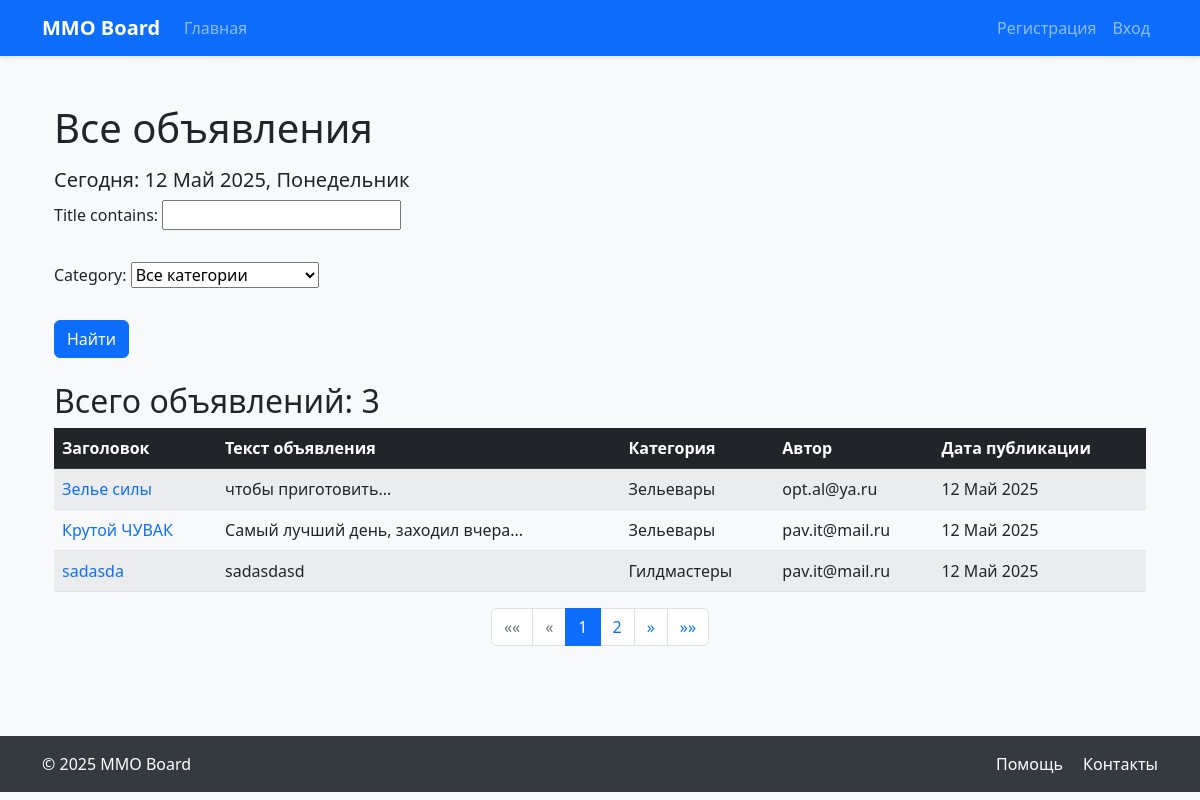
The app's page /article/ with its own data.
### mmo_board/models.py (models this page shows, shortened)
class Article(models.Model):
    author = models.ForeignKey(User, on_delete=models.CASCADE)
    article_time = models.DateTimeField(auto_now_add=True)
    title = models.CharField(max_length=120)
    text = models.TextField()
    category = models.ForeignKey(Category, on_delete=models.CASCADE)
    upload = models.FileField(upload_to='uploads/')

class Category(models.Model):
    TYPE = (
        ('tank', 'Танки'),
        ('heal', 'Хилы'),
        ('dd', 'ДД'),
        ('buyers', 'Торговцы'),
        ('gildemaster', 'Гилдмастеры'),
        ('quest', 'Квестгиверы'),
        ('smith', 'Кузнецы'),
        ('tanner', 'Кожевники'),
        ('potion', 'Зельевары'),
        ('spellmaster', 'Мастера заклинаний'),
    )
    name = models.CharField(max_length=30, choices=TYPE, unique=True)
    def __str__(self):
        return self.get_name_display()

class User(AbstractUser):
    username = None
    email = models.EmailField(_('email address'), unique=True)
    confirmation_code = models.CharField(max_length=6, blank=True)
    is_confirmed = models.BooleanField(default=False)
    date_joined = models.DateTimeField(auto_now_add=True)
    USERNAME_FIELD = 'email'
    REQUIRED_FIELDS = []
    objects = UserManager()
    class Meta:
        verbose_name = _('user')
        verbose_name_plural = _('users')

### mmo_board/views.py (the view)
# urls.py: path('', ArticleList.as_view(), name='article_list'),
class ArticleList(ListView):
    model = Article
    ordering = '-article_time'
    template_name = 'articles.html'
    context_object_name = 'articles'
    paginate_by = 3
    def get_queryset(self):
        queryset = super().get_queryset()
        self.filterset = ArticleFilter(self.request.GET, queryset)
        return self.filterset.qs
    def get_context_data(self, **kwargs):
        context = super().get_context_data(**kwargs)
        context['time_now'] = datetime.utcnow()
        context['filterset'] = self.filterset
        return context

### templates/articles.html (shortened to what this page needs)
{% extends 'flatpages/default.html' %}
{% block content %}
<div class="container my-4">
    <h1 class="mb-3">Все объявления</h1>
    <h5>Сегодня: {{ time_now|date:"d M Y, l" }}</h5>
    <form method="get" class="mb-4">
        <div class="row g-3 align-items-center">
            {{ filterset.form.as_p }}
            <div class="col-auto">
                <button type="submit" class="btn btn-primary">Найти</button>
            </div>
        </div>
    </form>
    <h2>Всего объявлений: {{ articles|length }}</h2>
    {% if articles %}
    <div class="table-responsive">
        <table class="table table-striped table-hover align-middle">
            <thead class="table-dark">
                <tr>
                    <th>Заголовок</th>
                    <th>Текст объявления</th>
                    <th>Категория</th>
                    <th>Автор</th>
                    <th>Дата публикации</th>
                </tr>
            </thead>
            <tbody>
                {% for article in articles %}
                <tr>
                    <td><a href="{% url 'article_detail' pk=article.id %}" class="text-decoration-none">{{ article.title }}</a></td>
                    <td>{{ article.text|truncatewords:20 }}</td>
                    <td>{{ article.category.get_name_display }}</td>
                    <td>{{ article.author.email }}</td>
                    <td>{{ article.article_time|date:"d M Y" }}</td>
                </tr>
                {% endfor %}
            </tbody>
        </table>
    </div>
    {% else %}
        <div class="alert alert-warning" role="alert">
            Объявлений нет!
        </div>
    {% endif %}
    {% if is_paginated %}
    <nav aria-label="Page navigation">
        <ul class="pagination justify-content-center">
            {% if page_obj.has_previous %}
            <li class="page-item">
                <a class="page-link" href="?page=1" aria-label="Первая">
                    <span aria-hidden="true">&laquo;&laquo;</span>
                </a>
            </li>
            <li class="page-item">
                <a class="page-link" href="?page={{ page_obj.previous_page_number }}" aria-label="Предыдущая">
                    <span aria-hidden="true">&laquo;</span>
                </a>
            </li>
            {% else %}
            <li class="page-item disabled"><span class="page-link">&laquo;&laquo;</span></li>
            <li class="page-item disabled"><span class="page-link">&laquo;</span></li>
            {% endif %}
            {% for num in paginator.page_range %}
                {% if num >= page_obj.number|add:'-2' and num <= page_obj.number|add:'2' %}
                    {% if num == page_obj.number %}
                        <li class="page-item active" aria-current="page"><span class="page-link">{{ num }}</span></li>
                    {% else %}
                        <li class="page-item"><a class="page-link" href="?page={{ num }}">{{ num }}</a></li>
                    {% endif %}
                {% elif num == 1 or num == paginator.num_pages %}
                    <li class="page-item"><a class="page-link" href="?page={{ num }}">{{ num }}</a></li>
                {% elif num == page_obj.number|add:'-3' or num == page_obj.number|add:'3' %}
                    <li class="page-item disabled"><span class="page-link">...</span></li>
                {% endif %}
            {% endfor %}
            {% if page_obj.has_next %}
            <li class="page-item">
                <a class="page-link" href="?page={{ page_obj.next_page_number }}" aria-label="Следующая">
                    <span aria-hidden="true">&raquo;</span>
                </a>
            </li>
            <li class="page-item">
                <a class="page-link" href="?page={{ paginator.num_pages }}" aria-label="Последняя">
                    <span aria-hidden="true">&raquo;&raquo;</span>
                </a>
            </li>
            {% else %}
            <li class="page-item disabled"><span class="page-link">&raquo;</span></li>
            <li class="page-item disabled"><span class="page-link">&raquo;&raquo;</span></li>
            {% endif %}
        </ul>
    </nav>
    {% endif %}
</div>
{% endblock content %}

### templates/flatpages/default.html (style rules this page uses)
body { background-color: #f8f9fa; }

### records on screen
Article: title "Зелье силы", text "чтобы приготовить...", category.name "Зельевары", author.email "opt.al@ya.ru", article_time "12 Май 2025"
Article: title "Крутой ЧУВАК", text "Самый лучший день, заходил вчера...", category.name "Зельевары", author.email "pav.it@mail.ru", article_time "12 Май 2025"
Article: title "sadasda", text "sadasdasd", category.name "Гилдмастеры", author.email "pav.it@mail.ru", article_time "12 Май 2025"

### other values on screen
{{ time_now|date:"d M Y, l" }} "12 Май 2025, Понедельник"
{{ articles|length }} "3"
{{ num }} "1"
{{ num }} "2"
